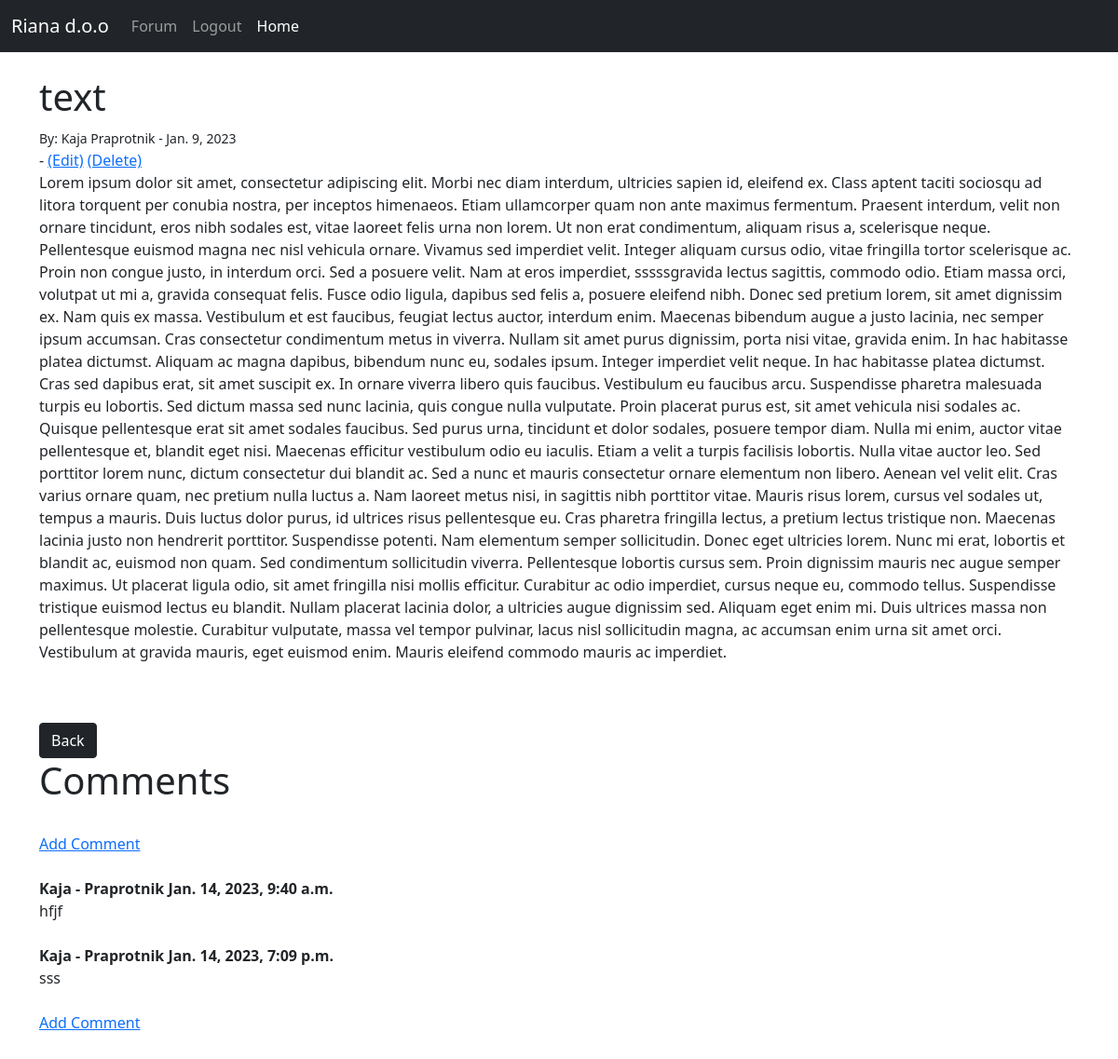
The app's page /blog/21 (signed in) with its own data.
### rianablog/models.py (models this page shows, shortened)
class Post(models.Model):
	title = models.CharField(max_length=255)
	author = models.ForeignKey(User, on_delete=models.CASCADE)
	body = RichTextField(blank=True, null=True)
	post_date = models.DateField(auto_now_add=True)

class Comment(models.Model):
	post = models.ForeignKey(Post, related_name="comments", on_delete=models.CASCADE)
	name = models.CharField(max_length=255)
	body = models.TextField()
	date_added = models.DateTimeField(auto_now_add=True)

### rianablog/views.py (the view)
# urls.py: path('blog/<int:pk>', BlogDetailView.as_view(), name='blog-detail'),
class BlogDetailView(DetailView):
	model = Post
	template_name = 'post_details.html'

### rianablog/templates/post_details.html
{% extends 'base.html' %}
{% block content %}
<h1>{{ post.title }}</h1>
<small>By:
 {{post.author.first_name}}
{{post.author.last_name}} - {{post.post_date}}</small><br/>
{% if user.is_authenticated %}
            {% if user.id == post.author.id %}
                - <a href="{% url 'update_post' post.pk %}">(Edit)</a>
                <a href="{% url 'delete_post' post.pk %}">(Delete)</a>
            {% endif %}
        {% endif %}
<br/>
{{ post.body|safe }}
<br/><br/>
<a href="{% url 'home' %}" class="btn btn-dark">Back</a>
<h1>Comments</h1>
<br/>
{% if not post.comments.all %}
    No comments, <a href="{% url 'add_comment' post.pk %}">add One</a>
{% else %}
<a href="{% url 'add_comment' post.pk %}">Add Comment</a>
<br/><br/>
    {% for comment in post.comments.all %}
        <strong>
            {{post.author.first_name}} -
            {{post.author.last_name}}
            {{ comment.date_added }}
        </strong>
        <br/>
        {{ comment.body }}
        <br/><br/>
    {% endfor %}
        <a href="{% url 'add_comment' post.pk %}">Add Comment</a>
{% endif %}
<br/>
<br/><br/>
{% endblock %}

### records on screen
Post: title "text", author.first_name "Kaja", author.last_name "Praprotnik", post_date "Jan. 9, 2023", body "Lorem ipsum dolor sit amet, consectetur adipiscing elit. Morbi nec diam interdum, ultricies sapien id, eleifend ex. Class aptent taciti sociosqu ad litora torquent per conubia nostra, per inceptos himenaeos. Etiam ullamcorper quam non ante maximus fermentum. Praesent interdum, velit non ornare tincidunt, eros nibh sodales est, vitae laoreet felis urna non lorem. Ut non erat condimentum, aliquam risus a, scelerisque neque. Pellentesque euismod magna nec nisl vehicula ornare. Vivamus sed imperdiet velit. Integer aliquam cursus odio, vitae fringilla tortor scelerisque ac. Proin non congue justo, in interdum orci. Sed a posuere velit. Nam at eros imperdiet, sssssgravida lectus sagittis, commodo…"
Comment: date_added "Jan. 14, 2023, 9:40 a.m.", body "hfjf"
Comment: date_added "Jan. 14, 2023, 7:09 p.m.", body "sss"
